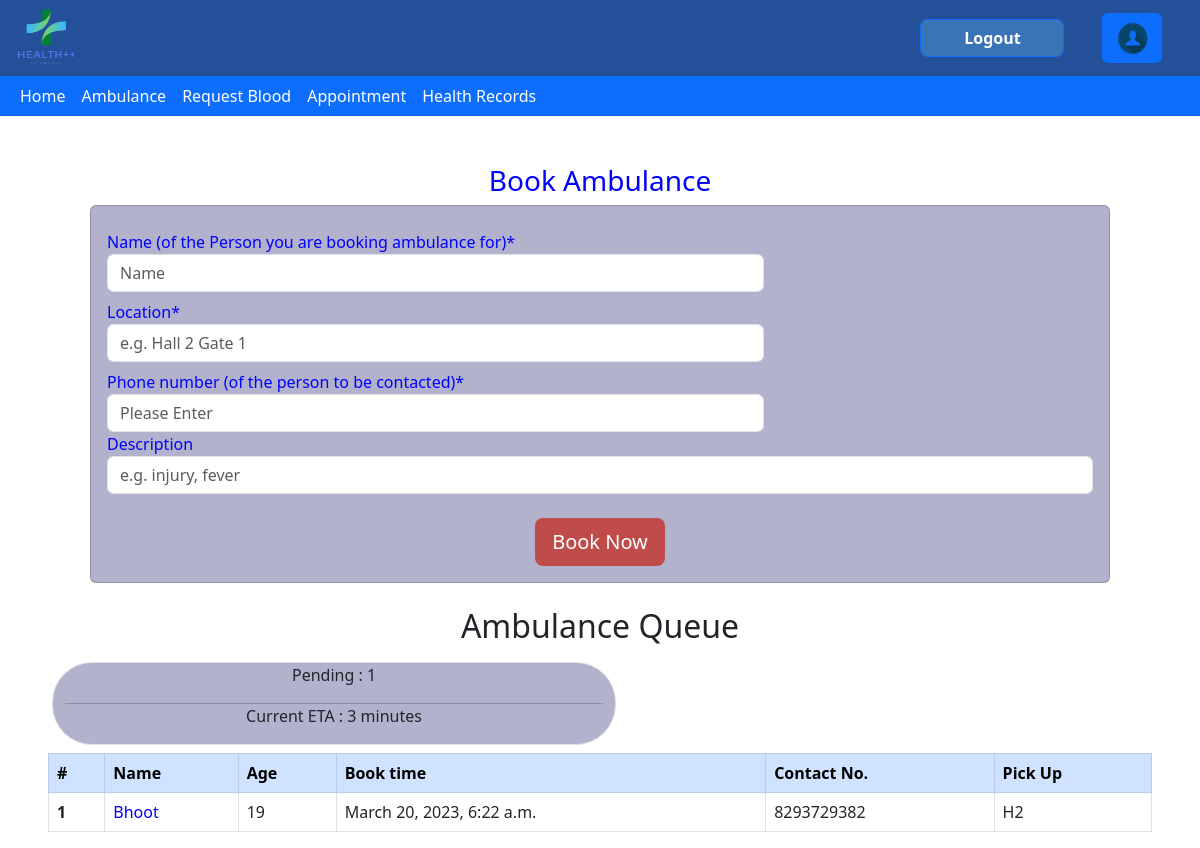
Before: /ambulance/ (signed in) with the older database file.
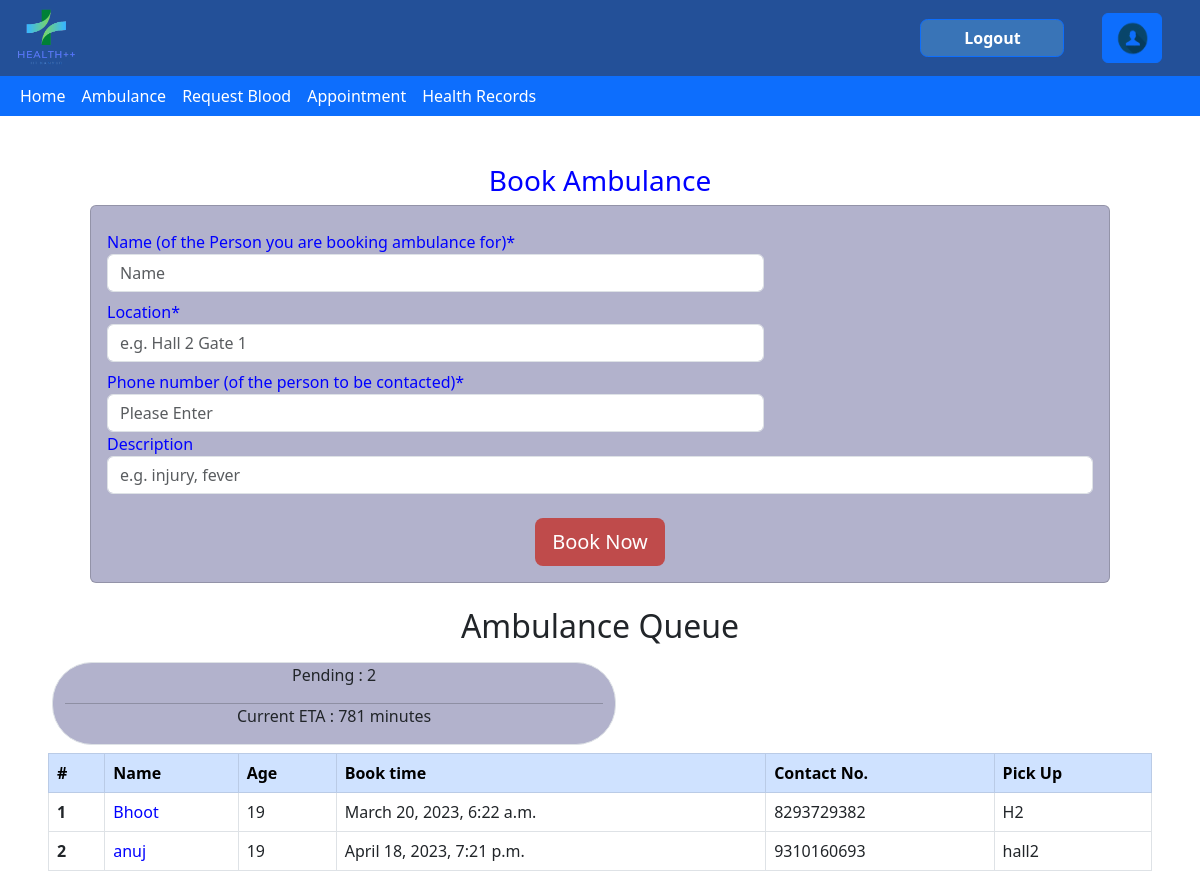
After: the same page with the newer database file.
### ambulance/models.py (models this page shows, shortened)
class ambulance(models.Model):
    name = models.CharField(max_length=60)
    location = models.CharField(max_length=69)
    phoneno = models.IntegerField()
    description = models.CharField(max_length=150)
    bookingtime = models.DateTimeField()
    ambulanceno = models.IntegerField()
    status = models.BooleanField()

### ambulance/views.py (the view)
# urls.py: path("",views.index,name="index"),
@login_required
def index(request):
    entries=ambulance.objects.filter(status=True).order_by('bookingtime')
    if(entries.first()==None):
        time = "NaN"
    else:
        time = int((entries.last().bookingtime-entries.first().bookingtime).seconds/60)+3
    return render(request,'ambulance/base.html',{"ambulance":entries,"entry_count":entries.count(),"time":time,"err":0})

### ambulance/templates/ambulance/base.html (shortened to what the changed rows need)
{% extends 'health/base.html' %}
{% load static%}
{%block content%}
<!DOCTYPE html>
<html>
    <head>
        <link href="https://cdn.jsdelivr.net/npm/bootstrap@5.3.0-alpha1/dist/css/bootstrap.min.css" rel="stylesheet">
    </head>
    <body>
        <div>
            <div class="mt-4 mx-5">
                <h2 style='text-align: center;'>Ambulance Queue</h2>
                <div class="row col">
                    <div class="col-6 border mx-3 my-2" style='text-align: center; background-color: #b2b2cc; border-radius: 40px;'>
                        <p>Pending : {{entry_count}}</p>
                        <hr style='margin: 0px;'></hr>
                        <p>Current ETA : {{time}} minutes</p>
                    </div>
                </div>
                <div class="table-responsive">
                    <table class="table table-bordered table-hover">
                        <thead class="table-primary">
                            <tr>
                                <th scope="col">#</th>
                                <th scope="col"> Name </th>
                                <th scope="col"> Age </th>
                                <th scope="col">Book time</th>
                                <th scope="col">Contact No.</th>
                                <th scope="col">Pick Up</th>
                            </tr>
                        </thead>
                        <tbody>
                            {% for patients in ambulance %}
                            <tr>
                                <th scope="row">{{forloop.counter}}</th>
                                <td style='color: blue;'>{{patients.name}}</td>
                                <td>19</td>
                                <td>{{patients.bookingtime}}</td>
                                <td>{{patients.phoneno}}</td>
                                <td>{{patients.location}}</td>
                            </tr>
                            {% endfor %}
                        </tbody>
                    </table>
                </div>
            </div>
        </div>
    </body>
</html>
{% endblock %}

Changed rows visible on the page:
added ambulance: name "anuj", bookingtime "April 18, 2023, 7:21 p.m.", phoneno "9310160693", location "hall2"
Other visible differences:
{{ entry_count }}: "1" → "2"
{{ time }}: "3" → "781"
